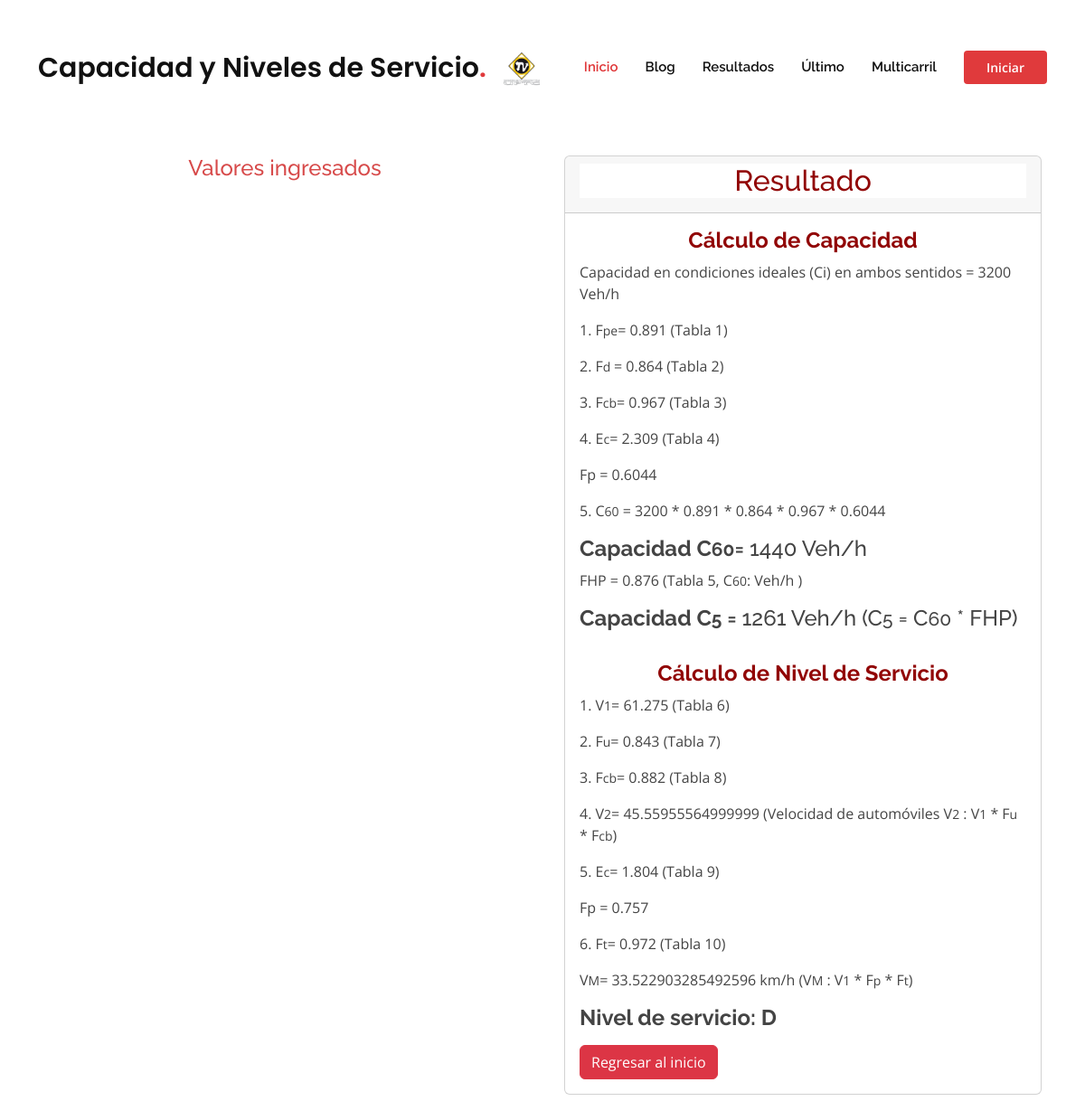
The page /resultado on the database as committed earlier.
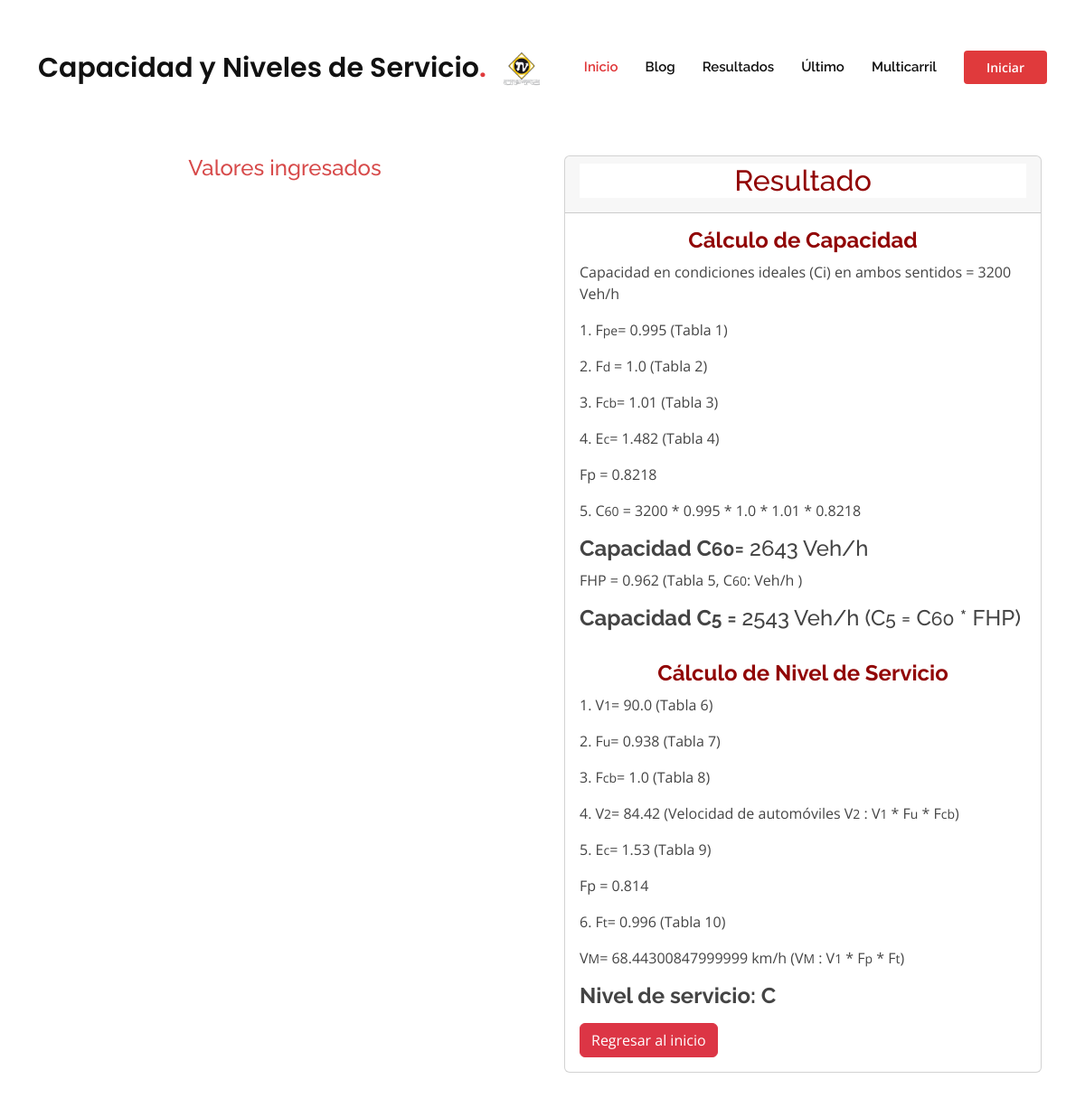
The same page on the database as committed later.
### main.py (models this page shows)
class Resultado(db.Model):
    id = db.Column(db.Integer, primary_key=True)
    Fpe = db.Column(db.Float, nullable=False)
    Fd = db.Column(db.Float, nullable=False)
    Fcb = db.Column(db.Float, nullable=False)
    Ec = db.Column(db.Float, nullable=False)
    Fp = db.Column(db.Float, nullable=False)
    cap_60 = db.Column(db.Integer, nullable=False)
    cap_5 = db.Column(db.Integer, nullable=False)
    FHP = db.Column(db.Float, nullable=False)
    v1 = db.Column(db.Float, nullable=False)
    Fu = db.Column(db.Float, nullable=False)
    Fcb1 = db.Column(db.Float, nullable=False)
    v2 = db.Column(db.Float, nullable=False)
    Ec_vel = db.Column(db.Float, nullable=False)
    Fp_vel = db.Column(db.Float, nullable=False)
    Ft = db.Column(db.Float, nullable=False)
    vM = db.Column(db.Float, nullable=False)
    Vi = db.Column(db.Integer, nullable=False)
    Final = db.Column(db.Integer, nullable=False)

### main.py (the view)
@app.route("/resultado", methods=["GET","POST"])
def resultado():
    id = len(db.session.query(Resultado).all())
    registro = Resultado.query.get(id)
    return render_template('resultados.html',datos=registro)

### templates/resultados.html (shortened to what the changed rows need)
<!DOCTYPE html>
<html lang="en">
<head>
  <link href="../static/assets/vendor/aos/aos.css" rel="stylesheet">
  <link href="../static/assets/vendor/bootstrap/css/bootstrap.min.css" rel="stylesheet">
  <link href="../static/assets/vendor/bootstrap-icons/bootstrap-icons.css" rel="stylesheet">
  <link href="../static/assets/vendor/boxicons/css/boxicons.min.css" rel="stylesheet">
  <link href="../static/assets/vendor/glightbox/css/glightbox.min.css" rel="stylesheet">
  <link href="../static/assets/vendor/remixicon/remixicon.css" rel="stylesheet">
  <link href="../static/assets/vendor/swiper/swiper-bundle.min.css" rel="stylesheet">
  <link href="../static/assets/css/style.css" rel="stylesheet">
</head>
<body>
  {% import "bootstrap/wtf.html" as wtf %}
  <header id="header" class="fixed-top d-flex align-items-center">
    <div class="container d-flex align-items-center">
      <h1 class="logo me-auto"><a href="{{url_for('home')}}">Capacidad y Niveles de Servicio<span>.</span></a></h1>
    </div>
  </header>
    <br>
    <br>
    <section class="inner-page" style="background-color:white">
      <div class="container" data-aos="fade-up">
        <div class="row">
          <div class="col-lg-6">
            <div class="container">
              <div class="card" style="width: 33rem;">
                <div class="card-header"><h2 style="text-align:center; color: rgb(145, 5, 5);background-color: white;">Resultado</h2>
                </div>
                <div class="card-body" >
                  <ul class="list-unstyled">
                    <li><p>1. F<small>pe</small>= {{datos.Fpe}} (Tabla 1)</p></li>
                    <li><p>2. F<small>d </small>= {{datos.Fd}} (Tabla 2)</p></li>
                    <li><p>3. F<small>cb</small>= {{datos.Fcb}} (Tabla 3)</p></li>
                    <li><p>4. E<small>c</small>= {{datos.Ec}} (Tabla 4)</p></li>
                    <li><p>Fp = {{datos.Fp}} </p></li>
                    <li><p>5. C<small>60</small> = 3200 * {{datos.Fpe}} * {{datos.Fd}} * {{datos.Fcb}} * {{datos.Fp}}</p></li>
                    <li><h4><b>Capacidad C<small>60</small>=</b> {{datos.cap_60 }} Veh/h</h4></li>
                    <li><p>FHP = {{datos.FHP}} (Tabla 5, C<small>60</small>: {{cap_60}} Veh/h )</p></li>
                    <li><h4><b>Capacidad C<small>5</small> = </b>{{datos.cap_5}} Veh/h (C<small>5</small> = C<small>60</small> * FHP)</h4></li>
                    <br>
                    <li><p>1. V<small>1</small>= {{datos.v1}} (Tabla 6)</p></li>
                    <li><p>2. F<small>u</small>= {{datos.Fu}} (Tabla 7)</p></li>
                    <li><p>3. F<small>cb</small>= {{datos.Fcb1}} (Tabla 8)</p></li>
                    <li><p>4. V<small>2</small>= {{datos.v2}} (Velocidad de automóviles V<small>2</small> : V<small>1</small> * F<small>u</small> * F<small>cb</small>)</p></li>
                    <li><p>5. E<small>c</small>= {{datos.Ec_vel}} (Tabla 9)</p></li>
                    <li><p>Fp = {{datos.Fp_vel}} </p></li>
                    <li><p>6. F<small>t</small>= {{datos.Ft}} (Tabla 10)</p></li>
                    <li><p>V<small>M</small>= {{datos.vM}} km/h (V<small>M</small> : V<small>1</small> * F<small>p</small> * F<small>t</small>)</p></li>
                    <li><h4><b>Nivel de servicio: {{datos.Final}}</b></h4></li>
                  </ul>
                </div>
              </div>
            </div>
          </div>
        </div>
      </div>
    </section>
</body>
</html>

Rows that differ between the two databases and show on the page:
no longer on this page (row unchanged): Resultado: Fpe "0.891", Fd "0.864", Fcb "0.967", Ec "2.309", Fp "0.6044", cap_60 "1440", FHP "0.876", cap_5 "1261", v1 "61.275", Fu "0.843", Fcb1 "0.882", v2 "45.55955564999999", Ec_vel "1.804", Fp_vel "0.757", Ft "0.972", vM "33.522903285492596", Final "D"
added Resultado: Fpe "0.995", Fd "1.0", Fcb "1.01", Ec "1.482", Fp "0.8218", cap_60 "2643", FHP "0.962", cap_5 "2543", v1 "90.0", Fu "0.938", Fcb1 "1.0", v2 "84.42", Ec_vel "1.53", Fp_vel "0.814", Ft "0.996", vM "68.44300847999999", Final "C"
